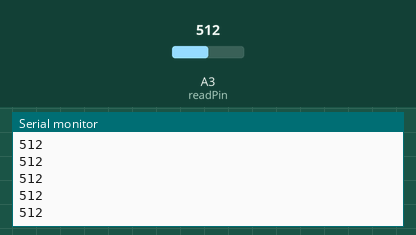
Simulated run of this sketch. Board: Arduino Uno, built with avr-gcc and run on an emulated ATmega328P. On the bench: the last lines printed to the serial monitor. Inputs (shaded band) come from the test bench; at power-on: A3 (readPin) = 512.

Above: at 1.2 s.
1.3 s: A3 (readPin) set to 716
At 2.4 s:
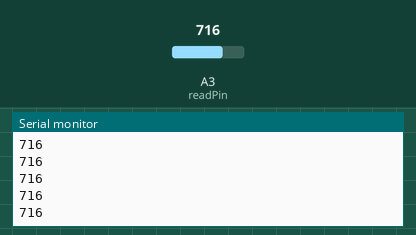
2.8 s: A3 (readPin) set to 900
At 3.9 s:
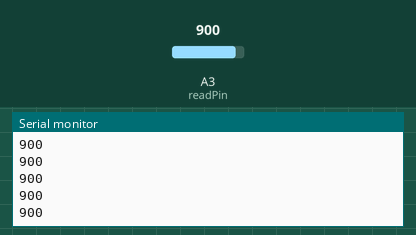
Timing chart, 0 to 5.8 s (numbered marks = the images above; inputs shaded):
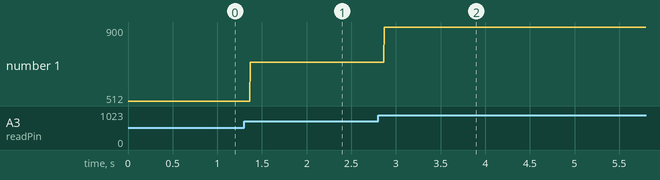

Measured:
- after the input at 1.3 s, the serial monitor: prints a new line after 0.07 s (image 1)
- after the input at 2.8 s, the serial monitor: prints a new line after 0.07 s (image 2)
- plotted number 1: 512 → 716 after the input at 1.3 s, 716 → 900 after the input at 2.8 s

The sketch:

PotoMeter.ino
```cpp
int readPin = A3;
int readValue;


void setup() {
  // put your setup code here, to run once:
  pinMode(readPin, INPUT);
  Serial.begin(9600);

}

void loop() {
  // put your main code here, to run repeatedly:
  readValue = analogRead(readPin);
  Serial.println(readValue);
}
```
